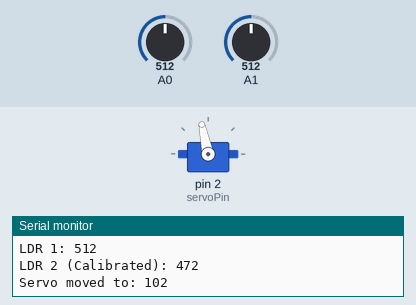
The sketch below on a simulated Arduino Uno, built with avr-gcc and run on an emulated ATmega328P. On the bench: servo, the last lines printed to the serial monitor. The inputs (shaded band) are chosen by the test bench; at power-on: A1 = 512, A0 = 512.

Above: at 2.2 s.
2.3 s: A1 set to 535
3.8 s: A0 set to 542
At 5.41 s:
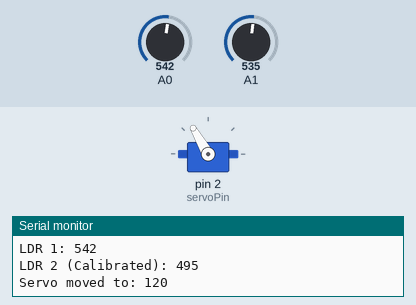
6.8 s: A0 set to 511
At 6.8 s:
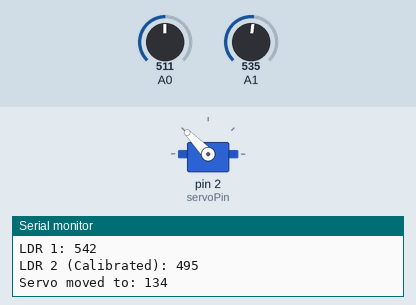
8.3 s: A1 set to 511
At 8.69 s:
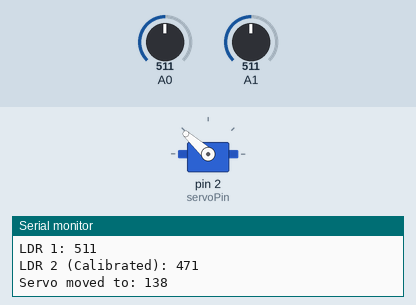
10.3 s: A1 set to 568
11.8 s: A1 set to 591
At 16.9 s:
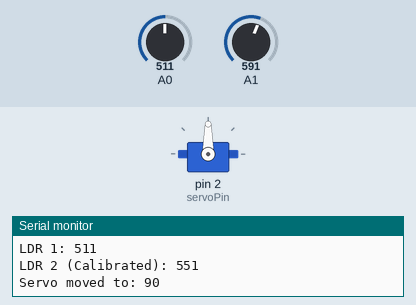
Timing chart, 0 to 19.7 s (numbered marks = the images above; inputs shaded):
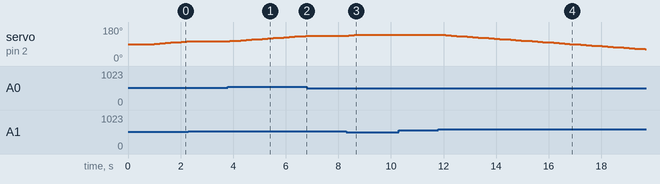

Measured:
- the behaviour switches between 581 and 582 on A1 (found by bisection; images 3 and 4)
- after the input at 2.3 s, servo on pin 2 (servoPin): stays 104° (without the input it goes to 106° after 0.14 s)
- after the input at 3.8 s, servo on pin 2 (servoPin): moves from 104° to 134° over 2.9 s, starting after 0.08 s
- after the input at 6.8 s, servo on pin 2 (servoPin): stays 134° (without the input it goes to 136° after 0.16 s)
- after the input at 8.3 s, servo on pin 2 (servoPin): 134° → 136° after 0.09 s, → 138° 0.21 s later, → 140° 0.21 s later
- after the input at 11.8 s, servo on pin 2 (servoPin): moves from 140° to 62° over 7.8 s, starting after 0.08 s

The sketch:

solar_tracking.ino
```cpp
#include <Servo.h>

#define LDR1 A0
#define LDR2 A1
#define servoPin 2
#define ERROR 30  // Acceptable difference
#define MIN_ANGLE 40
#define MAX_ANGLE 140
#define LDR_OFFSET -40  // Calibration offset (adjust as needed)

int Spoint = 90;  // Initial servo position
Servo servo;

int averageRead(int pin) {
  long sum = 0;
  for (int i = 0; i < 20; i++) {  // Reduced to 20 for better speed
    sum += analogRead(pin);
  }
  return sum / 20;
}

void setup() {
  Serial.begin(9600);
  Serial.println("Starting Program!");

  servo.attach(servoPin);
  servo.write(Spoint);
  delay(1000);
}

void loop() {
  int ldr1 = averageRead(LDR1);
  int ldr2 = averageRead(LDR2) + LDR_OFFSET;  // Apply offset

  Serial.print("LDR 1: ");
  Serial.println(ldr1);
  Serial.print("LDR 2 (Calibrated): ");
  Serial.println(ldr2);

  int diff = abs(ldr1 - ldr2);

  if (diff > ERROR) {  // If difference is significant
    if (ldr1 > ldr2 && Spoint < MAX_ANGLE) {
      Spoint += 2;
    } else if (ldr1 < ldr2 && Spoint > MIN_ANGLE) {
      Spoint -= 2;
    }

    servo.write(Spoint);
    Serial.println("Servo moved to: " + String(Spoint));
  }

  delay(200);
}
```
